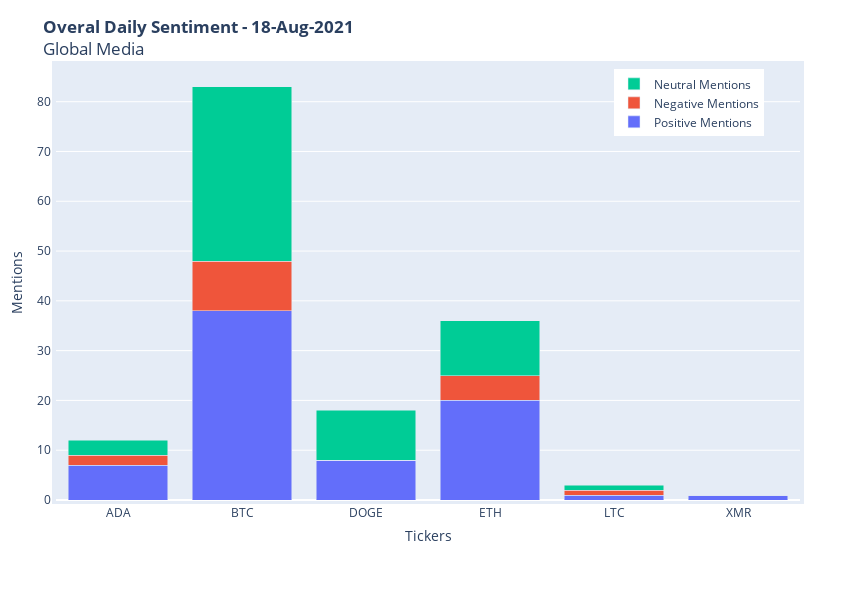

This figure's notebook cell:
### Code cell
file_path    = r".\data\ticker-top-mention_20210818.csv"
df_mentions  = pd.read_csv(file_path)
fig_mentions = mentions_bar(df_mentions, tickers=tickers)

fig_mentions.show()

### Figure 1 — Plotly figure (JSON) as saved in the notebook; plotly's stock layout.template omitted (floating-point values rounded to 4 significant figures)
{"data": [{"customdata": [["Cardano", 12, 7, 2, 3, "4th", "4th", "3rd", "4th", 0.875, "5th"], ["Bitcoin", 83, 38, 10, 35, "1st", "1st", "1st", "1st", 0.928, "4th"], ["Dogecoin", 18, 8, 0, 10, "3rd", "3rd", "5th", "3rd", 1.222, "2nd"], ["Ethereum", 36, 20, 5, 11, "2nd", "2nd", "2nd", "2nd", 0.931, "3rd"], ["Litecoin", 3, 1, 1, 1, "5th", "5th", "4th", "5th", 0.333, "6th"], ["Monero", 1, 1, 0, 0, "6th", "5th", "5th", "6th", 1.5, "1st"]], "hovertemplate": "\n    <b>%{customdata[0]} (%{x})</b><br><br>\n    Total Mentions: %{customdata[1]:d} (%{customdata[5]})<br>\n    Positive Mentions: %{customdata[2]:d} (%{customdata[6]})<br>\n    Negative Mentions: %{customdata[3]:d} (%{customdata[7]})<br>\n    Neutral Mentions: %{customdata[4]:d} (%{customdata[8]})<br>\n    Sentiment Score: %{customdata[9]:.2f} (%{customdata[10]})<br>\n    <extra></extra>\n    ", "name": "Positive Mentions", "type": "bar", "x": ["ADA", "BTC", "DOGE", "ETH", "LTC", "XMR"], "y": [7, 38, 8, 20, 1, 1]}, {"customdata": [["Cardano", 12, 7, 2, 3, "4th", "4th", "3rd", "4th", 0.875, "5th"], ["Bitcoin", 83, 38, 10, 35, "1st", "1st", "1st", "1st", 0.928, "4th"], ["Dogecoin", 18, 8, 0, 10, "3rd", "3rd", "5th", "3rd", 1.222, "2nd"], ["Ethereum", 36, 20, 5, 11, "2nd", "2nd", "2nd", "2nd", 0.931, "3rd"], ["Litecoin", 3, 1, 1, 1, "5th", "5th", "4th", "5th", 0.333, "6th"], ["Monero", 1, 1, 0, 0, "6th", "5th", "5th", "6th", 1.5, "1st"]], "hovertemplate": "\n    <b>%{customdata[0]} (%{x})</b><br><br>\n    Total Mentions: %{customdata[1]:d} (%{customdata[5]})<br>\n    Positive Mentions: %{customdata[2]:d} (%{customdata[6]})<br>\n    Negative Mentions: %{customdata[3]:d} (%{customdata[7]})<br>\n    Neutral Mentions: %{customdata[4]:d} (%{customdata[8]})<br>\n    Sentiment Score: %{customdata[9]:.2f} (%{customdata[10]})<br>\n    <extra></extra>\n    ", "name": "Negative Mentions", "type": "bar", "x": ["ADA", "BTC", "DOGE", "ETH", "LTC", "XMR"], "y": [2, 10, 0, 5, 1, 0]}, {"customdata": [["Cardano", 12, 7, 2, 3, "4th", "4th", "3rd", "4th", 0.875, "5th"], ["Bitcoin", 83, 38, 10, 35, "1st", "1st", "1st", "1st", 0.928, "4th"], ["Dogecoin", 18, 8, 0, 10, "3rd", "3rd", "5th", "3rd", 1.222, "2nd"], ["Ethereum", 36, 20, 5, 11, "2nd", "2nd", "2nd", "2nd", 0.931, "3rd"], ["Litecoin", 3, 1, 1, 1, "5th", "5th", "4th", "5th", 0.333, "6th"], ["Monero", 1, 1, 0, 0, "6th", "5th", "5th", "6th", 1.5, "1st"]], "hovertemplate": "\n    <b>%{customdata[0]} (%{x})</b><br><br>\n    Total Mentions: %{customdata[1]:d} (%{customdata[5]})<br>\n    Positive Mentions: %{customdata[2]:d} (%{customdata[6]})<br>\n    Negative Mentions: %{customdata[3]:d} (%{customdata[7]})<br>\n    Neutral Mentions: %{customdata[4]:d} (%{customdata[8]})<br>\n    Sentiment Score: %{customdata[9]:.2f} (%{customdata[10]})<br>\n    <extra></extra>\n    ", "name": "Neutral Mentions", "type": "bar", "x": ["ADA", "BTC", "DOGE", "ETH", "LTC", "XMR"], "y": [3, 35, 10, 11, 1, 0]}], "layout": {"barmode": "stack", "height": 600, "legend": {"x": 0.75, "xanchor": "left", "y": 0.99, "yanchor": "top"}, "margin": {"b": 100, "l": 50, "pad": 4, "r": 50, "t": 65}, "title": {"text": "<b>Overal Daily Sentiment - 18-Aug-2021</b><br>Global Media"}, "width": 850, "xaxis": {"tickmode": "linear", "title": {"text": "Tickers"}}, "yaxis": {"title": {"text": "Mentions"}}}}
